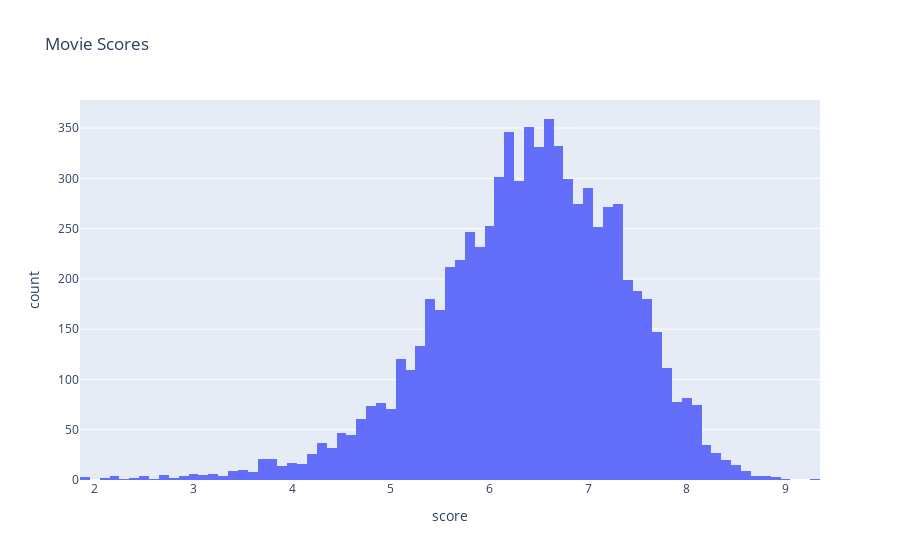

The code cell stored with this chart in its notebook:
### Code cell
print("The distribution is negatively/left skewed")
fig = px.histogram(data_frame=df, x=df["score"], title="Movie Scores")
fig.show()

### Figure 1 — Plotly figure (JSON) as saved in the notebook; plotly's stock layout.template omitted (floating-point values rounded to 4 significant figures; data arrays with more than 128 entries replaced by an {"elided": "..."} marker saying what was removed)
{"data": [{"alignmentgroup": "True", "bingroup": "x", "hovertemplate": "score=%{x}<br>count=%{y}<extra></extra>", "legendgroup": "", "marker": {"color": "#636efa", "pattern": {"shape": ""}}, "name": "", "offsetgroup": "", "orientation": "v", "showlegend": false, "type": "histogram", "x": {"elided": "7668 float values"}, "xaxis": "x", "yaxis": "y"}], "layout": {"barmode": "relative", "legend": {"tracegroupgap": 0}, "title": {"text": "Movie Scores"}, "xaxis": {"anchor": "y", "domain": [0, 1], "title": {"text": "score"}}, "yaxis": {"anchor": "x", "domain": [0, 1], "title": {"text": "count"}}}}
